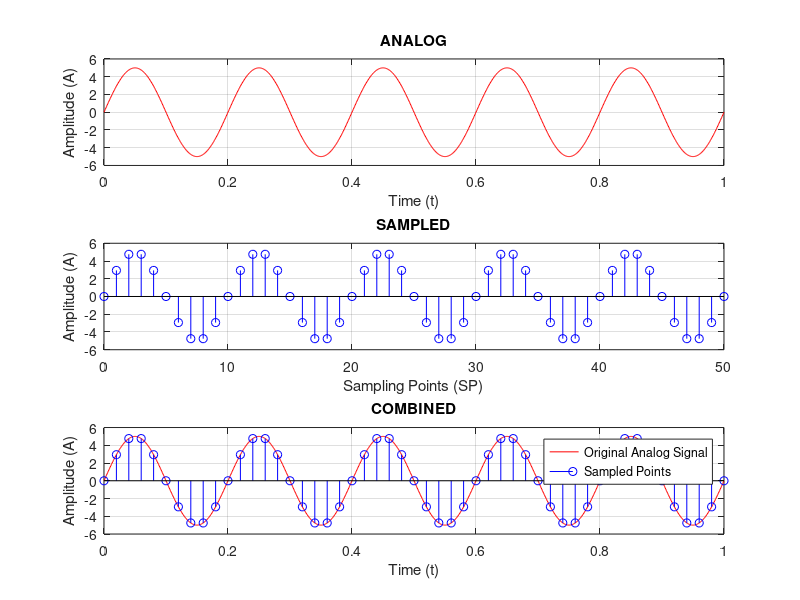

Source code (MATLAB):
clc
clear all
close all

A = 5;
f = 5;
Fs = 50;
t = 0:0.001:1;
ts = 0:(1/Fs):1;
phi = 0;

x = A*sin((2*pi*f*t)+phi);
xs = A*sin((2*pi*f*ts)+phi);

subplot(3,1,1), plot(t, x, 'r'); grid on;
xlabel('Time (t)'); ylabel('Amplitude (A)');
title('ANALOG');
subplot(3,1,2), stem((0:Fs), xs, 'b'); grid on;
xlabel('Sampling Points (SP)'); ylabel('Amplitude (A)');
title('SAMPLED');
subplot(3,1,3), plot(t, x, 'r'); grid on; hold on;
stem(ts, xs, 'b');
xlabel('Time (t)'); ylabel('Amplitude (A)');
title('COMBINED');
legend('Original Analog Signal', 'Sampled Points');